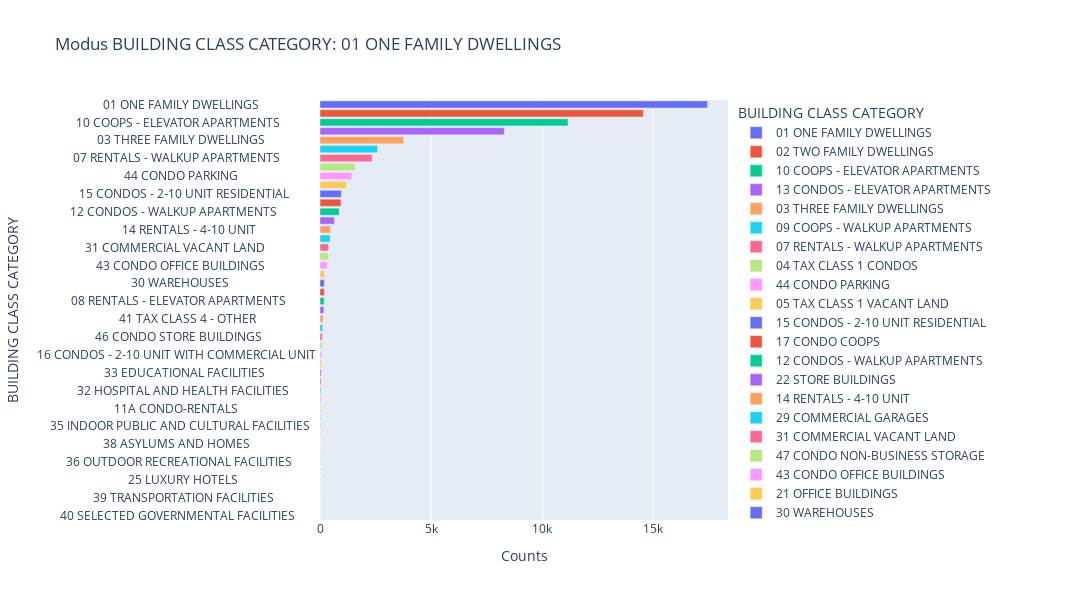

Source (notebook cell):
### Code cell
# Create a horizontal bar plot
fig = px.bar(building_class_counts_df, x='Counts', y='BUILDING CLASS CATEGORY', orientation='h',
             color='BUILDING CLASS CATEGORY',
             title=f"Modus BUILDING CLASS CATEGORY: {mode_building_class}",
             width=1500,  # Set the width of the graph
             height=600  # Set the height of the graph
            )

# Show the plot
fig.show()

### Figure 1 — Plotly figure (JSON) as saved in the notebook; plotly's stock layout.template omitted (floating-point values rounded to 4 significant figures)
{"data": [{"alignmentgroup": "True", "hovertemplate": "BUILDING CLASS CATEGORY=%{y}<br>Counts=%{x}<extra></extra>", "legendgroup": "01 ONE FAMILY DWELLINGS                    ", "marker": {"color": "#636efa", "pattern": {"shape": ""}}, "name": "01 ONE FAMILY DWELLINGS                    ", "offsetgroup": "01 ONE FAMILY DWELLINGS                    ", "orientation": "h", "showlegend": true, "textposition": "auto", "type": "bar", "x": [17436], "xaxis": "x", "y": ["01 ONE FAMILY DWELLINGS                    "], "yaxis": "y"}, {"alignmentgroup": "True", "hovertemplate": "BUILDING CLASS CATEGORY=%{y}<br>Counts=%{x}<extra></extra>", "legendgroup": "02 TWO FAMILY DWELLINGS                    ", "marker": {"color": "#EF553B", "pattern": {"shape": ""}}, "name": "02 TWO FAMILY DWELLINGS                    ", "offsetgroup": "02 TWO FAMILY DWELLINGS                    ", "orientation": "h", "showlegend": true, "textposition": "auto", "type": "bar", "x": [14547], "xaxis": "x", "y": ["02 TWO FAMILY DWELLINGS                    "], "yaxis": "y"}, {"alignmentgroup": "True", "hovertemplate": "BUILDING CLASS CATEGORY=%{y}<br>Counts=%{x}<extra></extra>", "legendgroup": "10 COOPS - ELEVATOR APARTMENTS             ", "marker": {"color": "#00cc96", "pattern": {"shape": ""}}, "name": "10 COOPS - ELEVATOR APARTMENTS             ", "offsetgroup": "10 COOPS - ELEVATOR APARTMENTS             ", "orientation": "h", "showlegend": true, "textposition": "auto", "type": "bar", "x": [11155], "xaxis": "x", "y": ["10 COOPS - ELEVATOR APARTMENTS             "], "yaxis": "y"}, {"alignmentgroup": "True", "hovertemplate": "BUILDING CLASS CATEGORY=%{y}<br>Counts=%{x}<extra></extra>", "legendgroup": "13 CONDOS - ELEVATOR APARTMENTS            ", "marker": {"color": "#ab63fa", "pattern": {"shape": ""}}, "name": "13 CONDOS - ELEVATOR APARTMENTS            ", "offsetgroup": "13 CONDOS - ELEVATOR APARTMENTS            ", "orientation": "h", "showlegend": true, "textposition": "auto", "type": "bar", "x": [8288], "xaxis": "x", "y": ["13 CONDOS - ELEVATOR APARTMENTS            "], "yaxis": "y"}, {"alignmentgroup": "True", "hovertemplate": "BUILDING CLASS CATEGORY=%{y}<br>Counts=%{x}<extra></extra>", "legendgroup": "03 THREE FAMILY DWELLINGS                  ", "marker": {"color": "#FFA15A", "pattern": {"shape": ""}}, "name": "03 THREE FAMILY DWELLINGS                  ", "offsetgroup": "03 THREE FAMILY DWELLINGS                  ", "orientation": "h", "showlegend": true, "textposition": "auto", "type": "bar", "x": [3760], "xaxis": "x", "y": ["03 THREE FAMILY DWELLINGS                  "], "yaxis": "y"}, {"alignmentgroup": "True", "hovertemplate": "BUILDING CLASS CATEGORY=%{y}<br>Counts=%{x}<extra></extra>", "legendgroup": "09 COOPS - WALKUP APARTMENTS               ", "marker": {"color": "#19d3f3", "pattern": {"shape": ""}}, "name": "09 COOPS - WALKUP APARTMENTS               ", "offsetgroup": "09 COOPS - WALKUP APARTMENTS               ", "orientation": "h", "showlegend": true, "textposition": "auto", "type": "bar", "x": [2590], "xaxis": "x", "y": ["09 COOPS - WALKUP APARTMENTS               "], "yaxis": "y"}, {"alignmentgroup": "True", "hovertemplate": "BUILDING CLASS CATEGORY=%{y}<br>Counts=%{x}<extra></extra>", "legendgroup": "07 RENTALS - WALKUP APARTMENTS             ", "marker": {"color": "#FF6692", "pattern": {"shape": ""}}, "name": "07 RENTALS - WALKUP APARTMENTS             ", "offsetgroup": "07 RENTALS - WALKUP APARTMENTS             ", "orientation": "h", "showlegend": true, "textposition": "auto", "type": "bar", "x": [2347], "xaxis": "x", "y": ["07 RENTALS - WALKUP APARTMENTS             "], "yaxis": "y"}, {"alignmentgroup": "True", "hovertemplate": "BUILDING CLASS CATEGORY=%{y}<br>Counts=%{x}<extra></extra>", "legendgroup": "04 TAX CLASS 1 CONDOS                      ", "marker": {"color": "#B6E880", "pattern": {"shape": ""}}, "name": "04 TAX CLASS 1 CONDOS                      ", "offsetgroup": "04 TAX CLASS 1 CONDOS                      ", "orientation": "h", "showlegend": true, "textposition": "auto", "type": "bar", "x": [1578], "xaxis": "x", "y": ["04 TAX CLASS 1 CONDOS                      "], "yaxis": "y"}, {"alignmentgroup": "True", "hovertemplate": "BUILDING CLASS CATEGORY=%{y}<br>Counts=%{x}<extra></extra>", "legendgroup": "44 CONDO PARKING                           ", "marker": {"color": "#FF97FF", "pattern": {"shape": ""}}, "name": "44 CONDO PARKING                           ", "offsetgroup": "44 CONDO PARKING                           ", "orientation": "h", "showlegend": true, "textposition": "auto", "type": "bar", "x": [1433], "xaxis": "x", "y": ["44 CONDO PARKING                           "], "yaxis": "y"}, {"alignmentgroup": "True", "hovertemplate": "BUILDING CLASS CATEGORY=%{y}<br>Counts=%{x}<extra></extra>", "legendgroup": "05 TAX CLASS 1 VACANT LAND                 ", "marker": {"color": "#FECB52", "pattern": {"shape": ""}}, "name": "05 TAX CLASS 1 VACANT LAND                 ", "offsetgroup": "05 TAX CLASS 1 VACANT LAND                 ", "orientation": "h", "showlegend": true, "textposition": "auto", "type": "bar", "x": [1190], "xaxis": "x", "y": ["05 TAX CLASS 1 VACANT LAND                 "], "yaxis": "y"}, {"alignmentgroup": "True", "hovertemplate": "BUILDING CLASS CATEGORY=%{y}<br>Counts=%{x}<extra></extra>", "legendgroup": "15 CONDOS - 2-10 UNIT RESIDENTIAL          ", "marker": {"color": "#636efa", "pattern": {"shape": ""}}, "name": "15 CONDOS - 2-10 UNIT RESIDENTIAL          ", "offsetgroup": "15 CONDOS - 2-10 UNIT RESIDENTIAL          ", "orientation": "h", "showlegend": true, "textposition": "auto", "type": "bar", "x": [957], "xaxis": "x", "y": ["15 CONDOS - 2-10 UNIT RESIDENTIAL          "], "yaxis": "y"}, {"alignmentgroup": "True", "hovertemplate": "BUILDING CLASS CATEGORY=%{y}<br>Counts=%{x}<extra></extra>", "legendgroup": "17 CONDO COOPS                             ", "marker": {"color": "#EF553B", "pattern": {"shape": ""}}, "name": "17 CONDO COOPS                             ", "offsetgroup": "17 CONDO COOPS                             ", "orientation": "h", "showlegend": true, "textposition": "auto", "type": "bar", "x": [941], "xaxis": "x", "y": ["17 CONDO COOPS                             "], "yaxis": "y"}, {"alignmentgroup": "True", "hovertemplate": "BUILDING CLASS CATEGORY=%{y}<br>Counts=%{x}<extra></extra>", "legendgroup": "12 CONDOS - WALKUP APARTMENTS              ", "marker": {"color": "#00cc96", "pattern": {"shape": ""}}, "name": "12 CONDOS - WALKUP APARTMENTS              ", "offsetgroup": "12 CONDOS - WALKUP APARTMENTS              ", "orientation": "h", "showlegend": true, "textposition": "auto", "type": "bar", "x": [866], "xaxis": "x", "y": ["12 CONDOS - WALKUP APARTMENTS              "], "yaxis": "y"}, {"alignmentgroup": "True", "hovertemplate": "BUILDING CLASS CATEGORY=%{y}<br>Counts=%{x}<extra></extra>", "legendgroup": "22 STORE BUILDINGS                         ", "marker": {"color": "#ab63fa", "pattern": {"shape": ""}}, "name": "22 STORE BUILDINGS                         ", "offsetgroup": "22 STORE BUILDINGS                         ", "orientation": "h", "showlegend": true, "textposition": "auto", "type": "bar", "x": [649], "xaxis": "x", "y": ["22 STORE BUILDINGS                         "], "yaxis": "y"}, {"alignmentgroup": "True", "hovertemplate": "BUILDING CLASS CATEGORY=%{y}<br>Counts=%{x}<extra></extra>", "legendgroup": "14 RENTALS - 4-10 UNIT                     ", "marker": {"color": "#FFA15A", "pattern": {"shape": ""}}, "name": "14 RENTALS - 4-10 UNIT                     ", "offsetgroup": "14 RENTALS - 4-10 UNIT                     ", "orientation": "h", "showlegend": true, "textposition": "auto", "type": "bar", "x": [479], "xaxis": "x", "y": ["14 RENTALS - 4-10 UNIT                     "], "yaxis": "y"}, {"alignmentgroup": "True", "hovertemplate": "BUILDING CLASS CATEGORY=%{y}<br>Counts=%{x}<extra></extra>", "legendgroup": "29 COMMERCIAL GARAGES                      ", "marker": {"color": "#19d3f3", "pattern": {"shape": ""}}, "name": "29 COMMERCIAL GARAGES                      ", "offsetgroup": "29 COMMERCIAL GARAGES                      ", "orientation": "h", "showlegend": true, "textposition": "auto", "type": "bar", "x": [452], "xaxis": "x", "y": ["29 COMMERCIAL GARAGES                      "], "yaxis": "y"}, {"alignmentgroup": "True", "hovertemplate": "BUILDING CLASS CATEGORY=%{y}<br>Counts=%{x}<extra></extra>", "legendgroup": "31 COMMERCIAL VACANT LAND                  ", "marker": {"color": "#FF6692", "pattern": {"shape": ""}}, "name": "31 COMMERCIAL VACANT LAND                  ", "offsetgroup": "31 COMMERCIAL VACANT LAND                  ", "orientation": "h", "showlegend": true, "textposition": "auto", "type": "bar", "x": [385], "xaxis": "x", "y": ["31 COMMERCIAL VACANT LAND                  "], "yaxis": "y"}, {"alignmentgroup": "True", "hovertemplate": "BUILDING CLASS CATEGORY=%{y}<br>Counts=%{x}<extra></extra>", "legendgroup": "47 CONDO NON-BUSINESS STORAGE              ", "marker": {"color": "#B6E880", "pattern": {"shape": ""}}, "name": "47 CONDO NON-BUSINESS STORAGE              ", "offsetgroup": "47 CONDO NON-BUSINESS STORAGE              ", "orientation": "h", "showlegend": true, "textposition": "auto", "type": "bar", "x": [377], "xaxis": "x", "y": ["47 CONDO NON-BUSINESS STORAGE              "], "yaxis": "y"}, {"alignmentgroup": "True", "hovertemplate": "BUILDING CLASS CATEGORY=%{y}<br>Counts=%{x}<extra></extra>", "legendgroup": "43 CONDO OFFICE BUILDINGS                  ", "marker": {"color": "#FF97FF", "pattern": {"shape": ""}}, "name": "43 CONDO OFFICE BUILDINGS                  ", "offsetgroup": "43 CONDO OFFICE BUILDINGS                  ", "orientation": "h", "showlegend": true, "textposition": "auto", "type": "bar", "x": [332], "xaxis": "x", "y": ["43 CONDO OFFICE BUILDINGS                  "], "yaxis": "y"}, {"alignmentgroup": "True", "hovertemplate": "BUILDING CLASS CATEGORY=%{y}<br>Counts=%{x}<extra></extra>", "legendgroup": "21 OFFICE BUILDINGS                        ", "marker": {"color": "#FECB52", "pattern": {"shape": ""}}, "name": "21 OFFICE BUILDINGS                        ", "offsetgroup": "21 OFFICE BUILDINGS                        ", "orientation": "h", "showlegend": true, "textposition": "auto", "type": "bar", "x": [201], "xaxis": "x", "y": ["21 OFFICE BUILDINGS                        "], "yaxis": "y"}, {"alignmentgroup": "True", "hovertemplate": "BUILDING CLASS CATEGORY=%{y}<br>Counts=%{x}<extra></extra>", "legendgroup": "30 WAREHOUSES                              ", "marker": {"color": "#636efa", "pattern": {"shape": ""}}, "name": "30 WAREHOUSES                              ", "offsetgroup": "30 WAREHOUSES                              ", "orientation": "h", "showlegend": true, "textposition": "auto", "type": "bar", "x": [195], "xaxis": "x", "y": ["30 WAREHOUSES                              "], "yaxis": "y"}, {"alignmentgroup": "True", "hovertemplate": "BUILDING CLASS CATEGORY=%{y}<br>Counts=%{x}<extra></extra>", "legendgroup": "45 CONDO HOTELS                            ", "marker": {"color": "#EF553B", "pattern": {"shape": ""}}, "name": "45 CONDO HOTELS                            ", "offsetgroup": "45 CONDO HOTELS                            ", "orientation": "h", "showlegend": true, "textposition": "auto", "type": "bar", "x": [195], "xaxis": "x", "y": ["45 CONDO HOTELS                            "], "yaxis": "y"}, {"alignmentgroup": "True", "hovertemplate": "BUILDING CLASS CATEGORY=%{y}<br>Counts=%{x}<extra></extra>", "legendgroup": "08 RENTALS - ELEVATOR APARTMENTS           ", "marker": {"color": "#00cc96", "pattern": {"shape": ""}}, "name": "08 RENTALS - ELEVATOR APARTMENTS           ", "offsetgroup": "08 RENTALS - ELEVATOR APARTMENTS           ", "orientation": "h", "showlegend": true, "textposition": "auto", "type": "bar", "x": [187], "xaxis": "x", "y": ["08 RENTALS - ELEVATOR APARTMENTS           "], "yaxis": "y"}, {"alignmentgroup": "True", "hovertemplate": "BUILDING CLASS CATEGORY=%{y}<br>Counts=%{x}<extra></extra>", "legendgroup": "06 TAX CLASS 1 - OTHER                     ", "marker": {"color": "#ab63fa", "pattern": {"shape": ""}}, "name": "06 TAX CLASS 1 - OTHER                     ", "offsetgroup": "06 TAX CLASS 1 - OTHER                     ", "orientation": "h", "showlegend": true, "textposition": "auto", "type": "bar", "x": [175], "xaxis": "x", "y": ["06 TAX CLASS 1 - OTHER                     "], "yaxis": "y"}, {"alignmentgroup": "True", "hovertemplate": "BUILDING CLASS CATEGORY=%{y}<br>Counts=%{x}<extra></extra>", "legendgroup": "41 TAX CLASS 4 - OTHER                     ", "marker": {"color": "#FFA15A", "pattern": {"shape": ""}}, "name": "41 TAX CLASS 4 - OTHER                     ", "offsetgroup": "41 TAX CLASS 4 - OTHER                     ", "orientation": "h", "showlegend": true, "textposition": "auto", "type": "bar", "x": [138], "xaxis": "x", "y": ["41 TAX CLASS 4 - OTHER                     "], "yaxis": "y"}, {"alignmentgroup": "True", "hovertemplate": "BUILDING CLASS CATEGORY=%{y}<br>Counts=%{x}<extra></extra>", "legendgroup": "27 FACTORIES                               ", "marker": {"color": "#19d3f3", "pattern": {"shape": ""}}, "name": "27 FACTORIES                               ", "offsetgroup": "27 FACTORIES                               ", "orientation": "h", "showlegend": true, "textposition": "auto", "type": "bar", "x": [121], "xaxis": "x", "y": ["27 FACTORIES                               "], "yaxis": "y"}, {"alignmentgroup": "True", "hovertemplate": "BUILDING CLASS CATEGORY=%{y}<br>Counts=%{x}<extra></extra>", "legendgroup": "46 CONDO STORE BUILDINGS                   ", "marker": {"color": "#FF6692", "pattern": {"shape": ""}}, "name": "46 CONDO STORE BUILDINGS                   ", "offsetgroup": "46 CONDO STORE BUILDINGS                   ", "orientation": "h", "showlegend": true, "textposition": "auto", "type": "bar", "x": [103], "xaxis": "x", "y": ["46 CONDO STORE BUILDINGS                   "], "yaxis": "y"}, {"alignmentgroup": "True", "hovertemplate": "BUILDING CLASS CATEGORY=%{y}<br>Counts=%{x}<extra></extra>", "legendgroup": "26 OTHER HOTELS                            ", "marker": {"color": "#B6E880", "pattern": {"shape": ""}}, "name": "26 OTHER HOTELS                            ", "offsetgroup": "26 OTHER HOTELS                            ", "orientation": "h", "showlegend": true, "textposition": "auto", "type": "bar", "x": [84], "xaxis": "x", "y": ["26 OTHER HOTELS                            "], "yaxis": "y"}, {"alignmentgroup": "True", "hovertemplate": "BUILDING CLASS CATEGORY=%{y}<br>Counts=%{x}<extra></extra>", "legendgroup": "16 CONDOS - 2-10 UNIT WITH COMMERCIAL UNIT ", "marker": {"color": "#FF97FF", "pattern": {"shape": ""}}, "name": "16 CONDOS - 2-10 UNIT WITH COMMERCIAL UNIT ", "offsetgroup": "16 CONDOS - 2-10 UNIT WITH COMMERCIAL UNIT ", "orientation": "h", "showlegend": true, "textposition": "auto", "type": "bar", "x": [70], "xaxis": "x", "y": ["16 CONDOS - 2-10 UNIT WITH COMMERCIAL UNIT "], "yaxis": "y"}, {"alignmentgroup": "True", "hovertemplate": "BUILDING CLASS CATEGORY=%{y}<br>Counts=%{x}<extra></extra>", "legendgroup": "37 RELIGIOUS FACILITIES                    ", "marker": {"color": "#FECB52", "pattern": {"shape": ""}}, "name": "37 RELIGIOUS FACILITIES                    ", "offsetgroup": "37 RELIGIOUS FACILITIES                    ", "orientation": "h", "showlegend": true, "textposition": "auto", "type": "bar", "x": [69], "xaxis": "x", "y": ["37 RELIGIOUS FACILITIES                    "], "yaxis": "y"}, {"alignmentgroup": "True", "hovertemplate": "BUILDING CLASS CATEGORY=%{y}<br>Counts=%{x}<extra></extra>", "legendgroup": "33 EDUCATIONAL FACILITIES                  ", "marker": {"color": "#636efa", "pattern": {"shape": ""}}, "name": "33 EDUCATIONAL FACILITIES                  ", "offsetgroup": "33 EDUCATIONAL FACILITIES                  ", "orientation": "h", "showlegend": true, "textposition": "auto", "type": "bar", "x": [53], "xaxis": "x", "y": ["33 EDUCATIONAL FACILITIES                  "], "yaxis": "y"}, {"alignmentgroup": "True", "hovertemplate": "BUILDING CLASS CATEGORY=%{y}<br>Counts=%{x}<extra></extra>", "legendgroup": "48 CONDO TERRACES/GARDENS/CABANAS          ", "marker": {"color": "#EF553B", "pattern": {"shape": ""}}, "name": "48 CONDO TERRACES/GARDENS/CABANAS          ", "offsetgroup": "48 CONDO TERRACES/GARDENS/CABANAS          ", "orientation": "h", "showlegend": true, "textposition": "auto", "type": "bar", "x": [45], "xaxis": "x", "y": ["48 CONDO TERRACES/GARDENS/CABANAS          "], "yaxis": "y"}, {"alignmentgroup": "True", "hovertemplate": "BUILDING CLASS CATEGORY=%{y}<br>Counts=%{x}<extra></extra>", "legendgroup": "32 HOSPITAL AND HEALTH FACILITIES          ", "marker": {"color": "#00cc96", "pattern": {"shape": ""}}, "name": "32 HOSPITAL AND HEALTH FACILITIES          ", "offsetgroup": "32 HOSPITAL AND HEALTH FACILITIES          ", "orientation": "h", "showlegend": true, "textposition": "auto", "type": "bar", "x": [37], "xaxis": "x", "y": ["32 HOSPITAL AND HEALTH FACILITIES          "], "yaxis": "y"}, {"alignmentgroup": "True", "hovertemplate": "BUILDING CLASS CATEGORY=%{y}<br>Counts=%{x}<extra></extra>", "legendgroup": "49 CONDO WAREHOUSES/FACTORY/INDUS          ", "marker": {"color": "#ab63fa", "pattern": {"shape": ""}}, "name": "49 CONDO WAREHOUSES/FACTORY/INDUS          ", "offsetgroup": "49 CONDO WAREHOUSES/FACTORY/INDUS          ", "orientation": "h", "showlegend": true, "textposition": "auto", "type": "bar", "x": [30], "xaxis": "x", "y": ["49 CONDO WAREHOUSES/FACTORY/INDUS          "], "yaxis": "y"}, {"alignmentgroup": "True", "hovertemplate": "BUILDING CLASS CATEGORY=%{y}<br>Counts=%{x}<extra></extra>", "legendgroup": "11A CONDO-RENTALS                           ", "marker": {"color": "#FFA15A", "pattern": {"shape": ""}}, "name": "11A CONDO-RENTALS                           ", "offsetgroup": "11A CONDO-RENTALS                           ", "orientation": "h", "showlegend": true, "textposition": "auto", "type": "bar", "x": [30], "xaxis": "x", "y": ["11A CONDO-RENTALS                           "], "yaxis": "y"}, {"alignmentgroup": "True", "hovertemplate": "BUILDING CLASS CATEGORY=%{y}<br>Counts=%{x}<extra></extra>", "legendgroup": "23 LOFT BUILDINGS                          ", "marker": {"color": "#19d3f3", "pattern": {"shape": ""}}, "name": "23 LOFT BUILDINGS                          ", "offsetgroup": "23 LOFT BUILDINGS                          ", "orientation": "h", "showlegend": true, "textposition": "auto", "type": "bar", "x": [28], "xaxis": "x", "y": ["23 LOFT BUILDINGS                          "], "yaxis": "y"}, {"alignmentgroup": "True", "hovertemplate": "BUILDING CLASS CATEGORY=%{y}<br>Counts=%{x}<extra></extra>", "legendgroup": "35 INDOOR PUBLIC AND CULTURAL FACILITIES   ", "marker": {"color": "#FF6692", "pattern": {"shape": ""}}, "name": "35 INDOOR PUBLIC AND CULTURAL FACILITIES   ", "offsetgroup": "35 INDOOR PUBLIC AND CULTURAL FACILITIES   ", "orientation": "h", "showlegend": true, "textposition": "auto", "type": "bar", "x": [23], "xaxis": "x", "y": ["35 INDOOR PUBLIC AND CULTURAL FACILITIES   "], "yaxis": "y"}, {"alignmentgroup": "True", "hovertemplate": "BUILDING CLASS CATEGORY=%{y}<br>Counts=%{x}<extra></extra>", "legendgroup": "28 COMMERCIAL CONDOS                       ", "marker": {"color": "#B6E880", "pattern": {"shape": ""}}, "name": "28 COMMERCIAL CONDOS                       ", "offsetgroup": "28 COMMERCIAL CONDOS                       ", "orientation": "h", "showlegend": true, "textposition": "auto", "type": "bar", "x": [22], "xaxis": "x", "y": ["28 COMMERCIAL CONDOS                       "], "yaxis": "y"}, {"alignmentgroup": "True", "hovertemplate": "BUILDING CLASS CATEGORY=%{y}<br>Counts=%{x}<extra></extra>", "legendgroup": "38 ASYLUMS AND HOMES                       ", "marker": {"color": "#FF97FF", "pattern": {"shape": ""}}, "name": "38 ASYLUMS AND HOMES                       ", "offsetgroup": "38 ASYLUMS AND HOMES                       ", "orientation": "h", "showlegend": true, "textposition": "auto", "type": "bar", "x": [12], "xaxis": "x", "y": ["38 ASYLUMS AND HOMES                       "], "yaxis": "y"}, {"alignmentgroup": "True", "hovertemplate": "BUILDING CLASS CATEGORY=%{y}<br>Counts=%{x}<extra></extra>", "legendgroup": "42 CONDO CULTURAL/MEDICAL/EDUCATIONAL/ETC  ", "marker": {"color": "#FECB52", "pattern": {"shape": ""}}, "name": "42 CONDO CULTURAL/MEDICAL/EDUCATIONAL/ETC  ", "offsetgroup": "42 CONDO CULTURAL/MEDICAL/EDUCATIONAL/ETC  ", "orientation": "h", "showlegend": true, "textposition": "auto", "type": "bar", "x": [11], "xaxis": "x", "y": ["42 CONDO CULTURAL/MEDICAL/EDUCATIONAL/ETC  "], "yaxis": "y"}, {"alignmentgroup": "True", "hovertemplate": "BUILDING CLASS CATEGORY=%{y}<br>Counts=%{x}<extra></extra>", "legendgroup": "36 OUTDOOR RECREATIONAL FACILITIES         ", "marker": {"color": "#636efa", "pattern": {"shape": ""}}, "name": "36 OUTDOOR RECREATIONAL FACILITIES         ", "offsetgroup": "36 OUTDOOR RECREATIONAL FACILITIES         ", "orientation": "h", "showlegend": true, "textposition": "auto", "type": "bar", "x": [11], "xaxis": "x", "y": ["36 OUTDOOR RECREATIONAL FACILITIES         "], "yaxis": "y"}, {"alignmentgroup": "True", "hovertemplate": "BUILDING CLASS CATEGORY=%{y}<br>Counts=%{x}<extra></extra>", "legendgroup": "34 THEATRES                                ", "marker": {"color": "#EF553B", "pattern": {"shape": ""}}, "name": "34 THEATRES                                ", "offsetgroup": "34 THEATRES                                ", "orientation": "h", "showlegend": true, "textposition": "auto", "type": "bar", "x": [7], "xaxis": "x", "y": ["34 THEATRES                                "], "yaxis": "y"}, {"alignmentgroup": "True", "hovertemplate": "BUILDING CLASS CATEGORY=%{y}<br>Counts=%{x}<extra></extra>", "legendgroup": "25 LUXURY HOTELS                           ", "marker": {"color": "#00cc96", "pattern": {"shape": ""}}, "name": "25 LUXURY HOTELS                           ", "offsetgroup": "25 LUXURY HOTELS                           ", "orientation": "h", "showlegend": true, "textposition": "auto", "type": "bar", "x": [4], "xaxis": "x", "y": ["25 LUXURY HOTELS                           "], "yaxis": "y"}, {"alignmentgroup": "True", "hovertemplate": "BUILDING CLASS CATEGORY=%{y}<br>Counts=%{x}<extra></extra>", "legendgroup": "18 TAX CLASS 3 - UNTILITY PROPERTIES       ", "marker": {"color": "#ab63fa", "pattern": {"shape": ""}}, "name": "18 TAX CLASS 3 - UNTILITY PROPERTIES       ", "offsetgroup": "18 TAX CLASS 3 - UNTILITY PROPERTIES       ", "orientation": "h", "showlegend": true, "textposition": "auto", "type": "bar", "x": [4], "xaxis": "x", "y": ["18 TAX CLASS 3 - UNTILITY PROPERTIES       "], "yaxis": "y"}, {"alignmentgroup": "True", "hovertemplate": "BUILDING CLASS CATEGORY=%{y}<br>Counts=%{x}<extra></extra>", "legendgroup": "39 TRANSPORTATION FACILITIES               ", "marker": {"color": "#FFA15A", "pattern": {"shape": ""}}, "name": "39 TRANSPORTATION FACILITIES               ", "offsetgroup": "39 TRANSPORTATION FACILITIES               ", "orientation": "h", "showlegend": true, "textposition": "auto", "type": "bar", "x": [2], "xaxis": "x", "y": ["39 TRANSPORTATION FACILITIES               "], "yaxis": "y"}, {"alignmentgroup": "True", "hovertemplate": "BUILDING CLASS CATEGORY=%{y}<br>Counts=%{x}<extra></extra>", "legendgroup": "11 SPECIAL CONDO BILLING LOTS              ", "marker": {"color": "#19d3f3", "pattern": {"shape": ""}}, "name": "11 SPECIAL CONDO BILLING LOTS              ", "offsetgroup": "11 SPECIAL CONDO BILLING LOTS              ", "orientation": "h", "showlegend": true, "textposition": "auto", "type": "bar", "x": [2], "xaxis": "x", "y": ["11 SPECIAL CONDO BILLING LOTS              "], "yaxis": "y"}, {"alignmentgroup": "True", "hovertemplate": "BUILDING CLASS CATEGORY=%{y}<br>Counts=%{x}<extra></extra>", "legendgroup": "40 SELECTED GOVERNMENTAL FACILITIES        ", "marker": {"color": "#FF6692", "pattern": {"shape": ""}}, "name": "40 SELECTED GOVERNMENTAL FACILITIES        ", "offsetgroup": "40 SELECTED GOVERNMENTAL FACILITIES        ", "orientation": "h", "showlegend": true, "textposition": "auto", "type": "bar", "x": [1], "xaxis": "x", "y": ["40 SELECTED GOVERNMENTAL FACILITIES        "], "yaxis": "y"}], "layout": {"barmode": "relative", "height": 600, "legend": {"title": {"text": "BUILDING CLASS CATEGORY"}, "tracegroupgap": 0}, "title": {"text": "Modus BUILDING CLASS CATEGORY: 01 ONE FAMILY DWELLINGS                    "}, "width": 1500, "xaxis": {"anchor": "y", "domain": [0, 1], "title": {"text": "Counts"}}, "yaxis": {"anchor": "x", "categoryarray": ["40 SELECTED GOVERNMENTAL FACILITIES        ", "11 SPECIAL CONDO BILLING LOTS              ", "39 TRANSPORTATION FACILITIES               ", "18 TAX CLASS 3 - UNTILITY PROPERTIES       ", "25 LUXURY HOTELS                           ", "34 THEATRES                                ", "36 OUTDOOR RECREATIONAL FACILITIES         ", "42 CONDO CULTURAL/MEDICAL/EDUCATIONAL/ETC  ", "38 ASYLUMS AND HOMES                       ", "28 COMMERCIAL CONDOS                       ", "35 INDOOR PUBLIC AND CULTURAL FACILITIES   ", "23 LOFT BUILDINGS                          ", "11A CONDO-RENTALS                           ", "49 CONDO WAREHOUSES/FACTORY/INDUS          ", "32 HOSPITAL AND HEALTH FACILITIES          ", "48 CONDO TERRACES/GARDENS/CABANAS          ", "33 EDUCATIONAL FACILITIES                  ", "37 RELIGIOUS FACILITIES                    ", "16 CONDOS - 2-10 UNIT WITH COMMERCIAL UNIT ", "26 OTHER HOTELS                            ", "46 CONDO STORE BUILDINGS                   ", "27 FACTORIES                               ", "41 TAX CLASS 4 - OTHER                     ", "06 TAX CLASS 1 - OTHER                     ", "08 RENTALS - ELEVATOR APARTMENTS           ", "45 CONDO HOTELS                            ", "30 WAREHOUSES                              ", "21 OFFICE BUILDINGS                        ", "43 CONDO OFFICE BUILDINGS                  ", "47 CONDO NON-BUSINESS STORAGE              ", "31 COMMERCIAL VACANT LAND                  ", "29 COMMERCIAL GARAGES                      ", "14 RENTALS - 4-10 UNIT                     ", "22 STORE BUILDINGS                         ", "12 CONDOS - WALKUP APARTMENTS              ", "17 CONDO COOPS                             ", "15 CONDOS - 2-10 UNIT RESIDENTIAL          ", "05 TAX CLASS 1 VACANT LAND                 ", "44 CONDO PARKING                           ", "04 TAX CLASS 1 CONDOS                      ", "07 RENTALS - WALKUP APARTMENTS             ", "09 COOPS - WALKUP APARTMENTS               ", "03 THREE FAMILY DWELLINGS                  ", "13 CONDOS - ELEVATOR APARTMENTS            ", "10 COOPS - ELEVATOR APARTMENTS             ", "02 TWO FAMILY DWELLINGS                    ", "01 ONE FAMILY DWELLINGS                    "], "categoryorder": "array", "domain": [0, 1], "title": {"text": "BUILDING CLASS CATEGORY"}}}}
